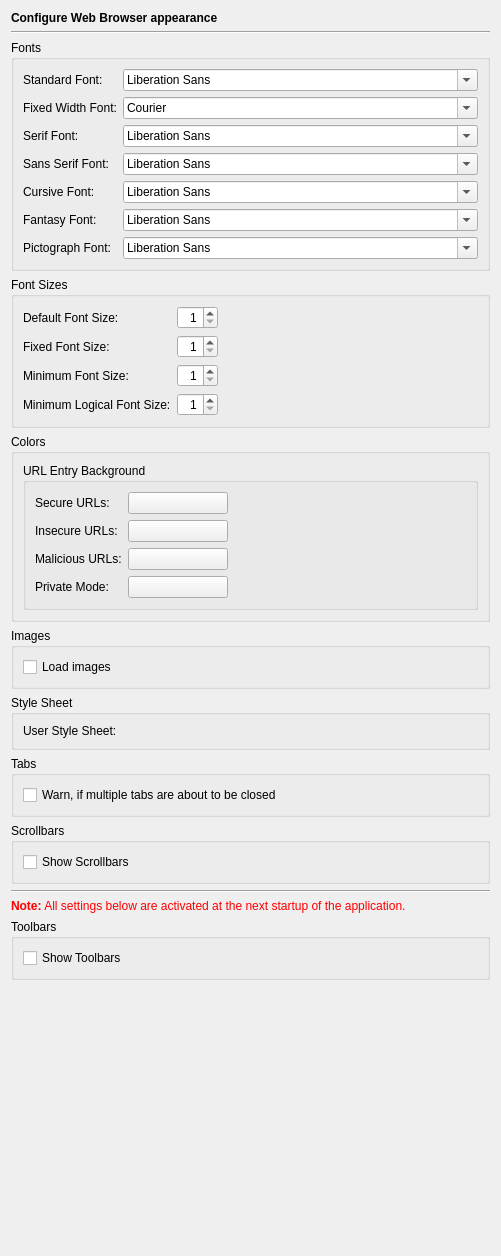
<?xml version="1.0" encoding="UTF-8"?>
<ui version="4.0">
 <class>WebBrowserAppearancePage</class>
 <widget class="QWidget" name="WebBrowserAppearancePage">
  <property name="geometry">
   <rect>
    <x>0</x>
    <y>0</y>
    <width>499</width>
    <height>1256</height>
   </rect>
  </property>
  <layout class="QVBoxLayout" name="verticalLayout_6">
   <item>
    <widget class="QLabel" name="headerLabel">
     <property name="text">
      <string>&lt;b&gt;Configure Web Browser appearance&lt;/b&gt;</string>
     </property>
    </widget>
   </item>
   <item>
    <widget class="Line" name="line17">
     <property name="frameShape">
      <enum>QFrame::HLine</enum>
     </property>
     <property name="frameShadow">
      <enum>QFrame::Sunken</enum>
     </property>
     <property name="orientation">
      <enum>Qt::Horizontal</enum>
     </property>
    </widget>
   </item>
   <item>
    <widget class="QGroupBox" name="groupBox_4">
     <property name="title">
      <string>Fonts</string>
     </property>
     <layout class="QGridLayout" name="gridLayout">
      <item row="0" column="0">
       <widget class="QLabel" name="label_2">
        <property name="text">
         <string>Standard Font:</string>
        </property>
       </widget>
      </item>
      <item row="0" column="1">
       <widget class="QFontComboBox" name="standardFontCombo">
        <property name="sizePolicy">
         <sizepolicy hsizetype="Expanding" vsizetype="Fixed">
          <horstretch>0</horstretch>
          <verstretch>0</verstretch>
         </sizepolicy>
        </property>
        <property name="toolTip">
         <string>Select the standard font</string>
        </property>
       </widget>
      </item>
      <item row="1" column="0">
       <widget class="QLabel" name="label_3">
        <property name="text">
         <string>Fixed Width Font:</string>
        </property>
       </widget>
      </item>
      <item row="1" column="1">
       <widget class="QFontComboBox" name="fixedFontCombo">
        <property name="sizePolicy">
         <sizepolicy hsizetype="Expanding" vsizetype="Fixed">
          <horstretch>0</horstretch>
          <verstretch>0</verstretch>
         </sizepolicy>
        </property>
        <property name="toolTip">
         <string>Select the fixed width font</string>
        </property>
        <property name="fontFilters">
         <set>QFontComboBox::MonospacedFonts</set>
        </property>
       </widget>
      </item>
      <item row="2" column="0">
       <widget class="QLabel" name="label_4">
        <property name="text">
         <string>Serif Font:</string>
        </property>
       </widget>
      </item>
      <item row="2" column="1">
       <widget class="QFontComboBox" name="serifFontCombo">
        <property name="sizePolicy">
         <sizepolicy hsizetype="Expanding" vsizetype="Fixed">
          <horstretch>0</horstretch>
          <verstretch>0</verstretch>
         </sizepolicy>
        </property>
        <property name="toolTip">
         <string>Select the serif font</string>
        </property>
       </widget>
      </item>
      <item row="3" column="0">
       <widget class="QLabel" name="label_5">
        <property name="text">
         <string>Sans Serif Font:</string>
        </property>
       </widget>
      </item>
      <item row="3" column="1">
       <widget class="QFontComboBox" name="sansSerifFontCombo">
        <property name="sizePolicy">
         <sizepolicy hsizetype="Expanding" vsizetype="Fixed">
          <horstretch>0</horstretch>
          <verstretch>0</verstretch>
         </sizepolicy>
        </property>
        <property name="toolTip">
         <string>Select the sans serif font</string>
        </property>
       </widget>
      </item>
      <item row="4" column="0">
       <widget class="QLabel" name="label_6">
        <property name="text">
         <string>Cursive Font:</string>
        </property>
       </widget>
      </item>
      <item row="4" column="1">
       <widget class="QFontComboBox" name="cursiveFontCombo">
        <property name="sizePolicy">
         <sizepolicy hsizetype="Expanding" vsizetype="Fixed">
          <horstretch>0</horstretch>
          <verstretch>0</verstretch>
         </sizepolicy>
        </property>
        <property name="toolTip">
         <string>Select the cursive font</string>
        </property>
       </widget>
      </item>
      <item row="5" column="0">
       <widget class="QLabel" name="label_7">
        <property name="text">
         <string>Fantasy Font:</string>
        </property>
       </widget>
      </item>
      <item row="5" column="1">
       <widget class="QFontComboBox" name="fantasyFontCombo">
        <property name="sizePolicy">
         <sizepolicy hsizetype="Expanding" vsizetype="Fixed">
          <horstretch>0</horstretch>
          <verstretch>0</verstretch>
         </sizepolicy>
        </property>
        <property name="toolTip">
         <string>Select the fantasy font</string>
        </property>
       </widget>
      </item>
      <item row="6" column="0">
       <widget class="QLabel" name="pictographFontLabel">
        <property name="text">
         <string>Pictograph Font:</string>
        </property>
       </widget>
      </item>
      <item row="6" column="1">
       <widget class="QFontComboBox" name="pictographFontCombo">
        <property name="sizePolicy">
         <sizepolicy hsizetype="Expanding" vsizetype="Fixed">
          <horstretch>0</horstretch>
          <verstretch>0</verstretch>
         </sizepolicy>
        </property>
        <property name="toolTip">
         <string>Select the pictograph font</string>
        </property>
       </widget>
      </item>
     </layout>
    </widget>
   </item>
   <item>
    <widget class="QGroupBox" name="groupBox_6">
     <property name="title">
      <string>Font Sizes</string>
     </property>
     <layout class="QGridLayout" name="gridLayout_4">
      <item row="0" column="0">
       <widget class="QLabel" name="label_8">
        <property name="text">
         <string>Default Font Size:</string>
        </property>
       </widget>
      </item>
      <item row="0" column="1">
       <widget class="QSpinBox" name="defaultSizeSpinBox">
        <property name="alignment">
         <set>Qt::AlignRight|Qt::AlignTrailing|Qt::AlignVCenter</set>
        </property>
        <property name="minimum">
         <number>1</number>
        </property>
       </widget>
      </item>
      <item row="1" column="0">
       <widget class="QLabel" name="label_9">
        <property name="text">
         <string>Fixed Font Size:</string>
        </property>
       </widget>
      </item>
      <item row="1" column="1">
       <widget class="QSpinBox" name="fixedSizeSpinBox">
        <property name="alignment">
         <set>Qt::AlignRight|Qt::AlignTrailing|Qt::AlignVCenter</set>
        </property>
        <property name="minimum">
         <number>1</number>
        </property>
       </widget>
      </item>
      <item row="2" column="0">
       <widget class="QLabel" name="label_10">
        <property name="text">
         <string>Minimum Font Size:</string>
        </property>
       </widget>
      </item>
      <item row="2" column="1">
       <widget class="QSpinBox" name="minSizeSpinBox">
        <property name="alignment">
         <set>Qt::AlignRight|Qt::AlignTrailing|Qt::AlignVCenter</set>
        </property>
        <property name="minimum">
         <number>1</number>
        </property>
       </widget>
      </item>
      <item row="3" column="0">
       <widget class="QLabel" name="label_11">
        <property name="text">
         <string>Minimum Logical Font Size:</string>
        </property>
       </widget>
      </item>
      <item row="3" column="1">
       <widget class="QSpinBox" name="minLogicalSizeSpinBox">
        <property name="alignment">
         <set>Qt::AlignRight|Qt::AlignTrailing|Qt::AlignVCenter</set>
        </property>
        <property name="minimum">
         <number>1</number>
        </property>
       </widget>
      </item>
      <item row="3" column="2">
       <spacer name="horizontalSpacer_2">
        <property name="orientation">
         <enum>Qt::Horizontal</enum>
        </property>
        <property name="sizeHint" stdset="0">
         <size>
          <width>230</width>
          <height>20</height>
         </size>
        </property>
       </spacer>
      </item>
     </layout>
    </widget>
   </item>
   <item>
    <widget class="QGroupBox" name="groupBox_3">
     <property name="title">
      <string>Colors</string>
     </property>
     <layout class="QVBoxLayout" name="verticalLayout_5">
      <item>
       <widget class="QGroupBox" name="groupBox_8">
        <property name="title">
         <string>URL Entry Background</string>
        </property>
        <layout class="QGridLayout" name="gridLayout_2">
         <item row="0" column="0">
          <widget class="QLabel" name="textLabel1_3">
           <property name="text">
            <string>Secure URLs:</string>
           </property>
          </widget>
         </item>
         <item row="0" column="1">
          <widget class="QPushButton" name="secureURLsColourButton">
           <property name="minimumSize">
            <size>
             <width>100</width>
             <height>0</height>
            </size>
           </property>
           <property name="toolTip">
            <string>Select the background color for secure URLs.</string>
           </property>
           <property name="text">
            <string/>
           </property>
          </widget>
         </item>
         <item row="0" column="2">
          <spacer name="horizontalSpacer">
           <property name="orientation">
            <enum>Qt::Horizontal</enum>
           </property>
           <property name="sizeHint" stdset="0">
            <size>
             <width>223</width>
             <height>17</height>
            </size>
           </property>
          </spacer>
         </item>
         <item row="1" column="0">
          <widget class="QLabel" name="textLabel1_4">
           <property name="text">
            <string>Insecure URLs:</string>
           </property>
          </widget>
         </item>
         <item row="1" column="1">
          <widget class="QPushButton" name="insecureURLsColourButton">
           <property name="minimumSize">
            <size>
             <width>100</width>
             <height>0</height>
            </size>
           </property>
           <property name="toolTip">
            <string>Select the background color for insecure URLs.</string>
           </property>
           <property name="text">
            <string/>
           </property>
          </widget>
         </item>
         <item row="2" column="0">
          <widget class="QLabel" name="textLabel1_5">
           <property name="text">
            <string>Malicious URLs:</string>
           </property>
          </widget>
         </item>
         <item row="2" column="1">
          <widget class="QPushButton" name="maliciousURLsColourButton">
           <property name="minimumSize">
            <size>
             <width>100</width>
             <height>0</height>
            </size>
           </property>
           <property name="toolTip">
            <string>Select the background color for malicious URLs.</string>
           </property>
           <property name="text">
            <string/>
           </property>
          </widget>
         </item>
         <item row="3" column="0">
          <widget class="QLabel" name="label_12">
           <property name="text">
            <string>Private Mode:</string>
           </property>
          </widget>
         </item>
         <item row="3" column="1">
          <widget class="QPushButton" name="privateModeURLsColourButton">
           <property name="minimumSize">
            <size>
             <width>100</width>
             <height>0</height>
            </size>
           </property>
           <property name="toolTip">
            <string>Select the background color for URLs in private mode.</string>
           </property>
           <property name="text">
            <string/>
           </property>
          </widget>
         </item>
        </layout>
       </widget>
      </item>
     </layout>
    </widget>
   </item>
   <item>
    <widget class="QGroupBox" name="groupBox">
     <property name="title">
      <string>Images</string>
     </property>
     <layout class="QVBoxLayout" name="verticalLayout">
      <item>
       <widget class="QCheckBox" name="autoLoadImagesCheckBox">
        <property name="toolTip">
         <string>Select to load images</string>
        </property>
        <property name="text">
         <string>Load images</string>
        </property>
       </widget>
      </item>
     </layout>
    </widget>
   </item>
   <item>
    <widget class="QGroupBox" name="groupBox_2">
     <property name="title">
      <string>Style Sheet</string>
     </property>
     <layout class="QHBoxLayout" name="horizontalLayout">
      <item>
       <widget class="QLabel" name="label">
        <property name="text">
         <string>User Style Sheet:</string>
        </property>
       </widget>
      </item>
      <item>
       <widget class="E5PathPicker" name="styleSheetPicker" native="true">
        <property name="sizePolicy">
         <sizepolicy hsizetype="Expanding" vsizetype="Preferred">
          <horstretch>0</horstretch>
          <verstretch>0</verstretch>
         </sizepolicy>
        </property>
        <property name="focusPolicy">
         <enum>Qt::StrongFocus</enum>
        </property>
        <property name="toolTip">
         <string>Enter the file name of a user style sheet</string>
        </property>
       </widget>
      </item>
     </layout>
    </widget>
   </item>
   <item>
    <widget class="QGroupBox" name="tabsGroupBox">
     <property name="title">
      <string>Tabs</string>
     </property>
     <layout class="QVBoxLayout" name="verticalLayout_2">
      <item>
       <widget class="QCheckBox" name="warnOnMultipleCloseCheckBox">
        <property name="toolTip">
         <string>Select to issue a warning, if multiple tabs are about to be closed</string>
        </property>
        <property name="text">
         <string>Warn, if multiple tabs are about to be closed</string>
        </property>
       </widget>
      </item>
     </layout>
    </widget>
   </item>
   <item>
    <widget class="QGroupBox" name="groupBox_7">
     <property name="title">
      <string>Scrollbars</string>
     </property>
     <layout class="QVBoxLayout" name="verticalLayout_4">
      <item>
       <widget class="QCheckBox" name="scrollbarsCheckBox">
        <property name="toolTip">
         <string>Select to show scrollbars. Note: Scrolling is possible even without them.</string>
        </property>
        <property name="text">
         <string>Show Scrollbars</string>
        </property>
       </widget>
      </item>
     </layout>
    </widget>
   </item>
   <item>
    <widget class="Line" name="line9_2">
     <property name="frameShape">
      <enum>QFrame::HLine</enum>
     </property>
     <property name="frameShadow">
      <enum>QFrame::Sunken</enum>
     </property>
     <property name="orientation">
      <enum>Qt::Horizontal</enum>
     </property>
    </widget>
   </item>
   <item>
    <widget class="QLabel" name="TextLabel1_2_2_2">
     <property name="text">
      <string>&lt;font color=&quot;#FF0000&quot;&gt;&lt;b&gt;Note:&lt;/b&gt; All settings below are activated at the next startup of the application.&lt;/font&gt;</string>
     </property>
    </widget>
   </item>
   <item>
    <widget class="QGroupBox" name="groupBox_5">
     <property name="title">
      <string>Toolbars</string>
     </property>
     <layout class="QVBoxLayout" name="verticalLayout_3">
      <item>
       <widget class="QCheckBox" name="toolbarsCheckBox">
        <property name="toolTip">
         <string>Select to show toolbars</string>
        </property>
        <property name="text">
         <string>Show Toolbars</string>
        </property>
       </widget>
      </item>
     </layout>
    </widget>
   </item>
   <item>
    <spacer>
     <property name="orientation">
      <enum>Qt::Vertical</enum>
     </property>
     <property name="sizeHint" stdset="0">
      <size>
       <width>479</width>
       <height>121</height>
      </size>
     </property>
    </spacer>
   </item>
  </layout>
 </widget>
 <customwidgets>
  <customwidget>
   <class>E5PathPicker</class>
   <extends>QWidget</extends>
   <header>E5Gui/E5PathPicker.h</header>
   <container>1</container>
  </customwidget>
 </customwidgets>
 <tabstops>
  <tabstop>standardFontCombo</tabstop>
  <tabstop>fixedFontCombo</tabstop>
  <tabstop>serifFontCombo</tabstop>
  <tabstop>sansSerifFontCombo</tabstop>
  <tabstop>cursiveFontCombo</tabstop>
  <tabstop>fantasyFontCombo</tabstop>
  <tabstop>pictographFontCombo</tabstop>
  <tabstop>defaultSizeSpinBox</tabstop>
  <tabstop>fixedSizeSpinBox</tabstop>
  <tabstop>minSizeSpinBox</tabstop>
  <tabstop>minLogicalSizeSpinBox</tabstop>
  <tabstop>secureURLsColourButton</tabstop>
  <tabstop>insecureURLsColourButton</tabstop>
  <tabstop>maliciousURLsColourButton</tabstop>
  <tabstop>privateModeURLsColourButton</tabstop>
  <tabstop>autoLoadImagesCheckBox</tabstop>
  <tabstop>styleSheetPicker</tabstop>
  <tabstop>warnOnMultipleCloseCheckBox</tabstop>
  <tabstop>scrollbarsCheckBox</tabstop>
  <tabstop>toolbarsCheckBox</tabstop>
 </tabstops>
 <resources/>
 <connections/>
</ui>
